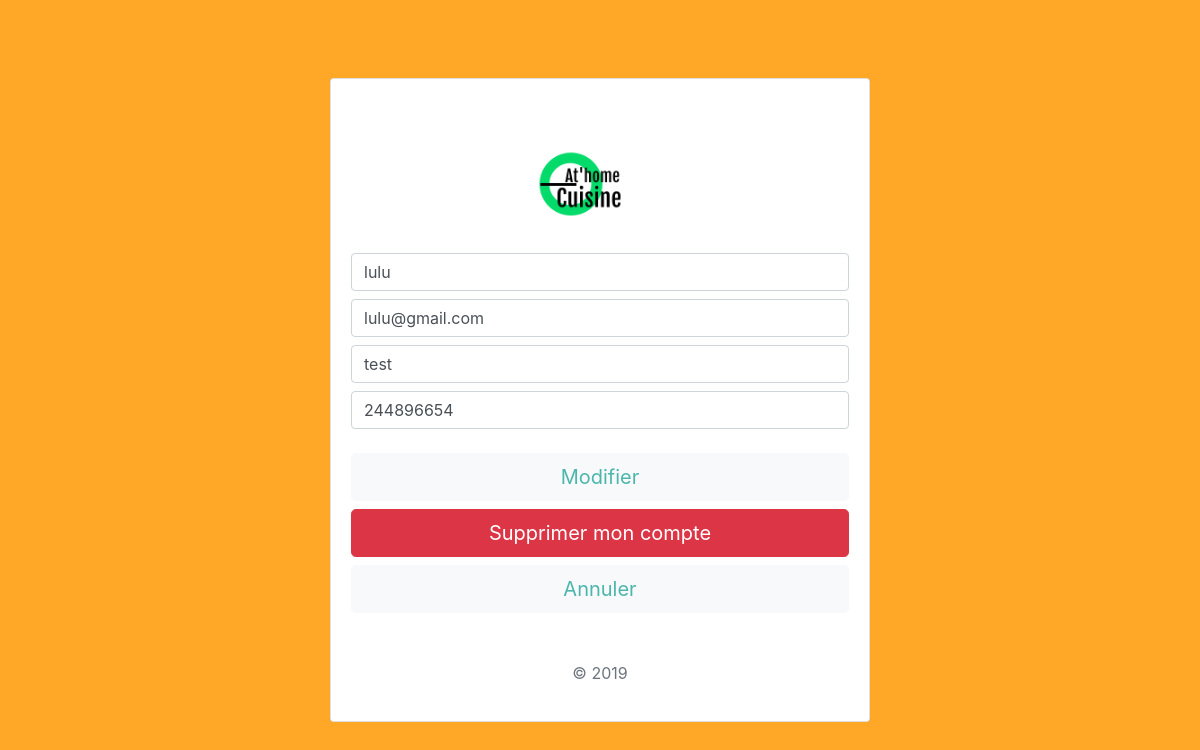
/views/updateProfil.php (signed in), run on the app's committed database.
### tables this page shows
CREATE TABLE `users` (
  `idUser` int(11) NOT NULL,
  `pseudo` varchar(65) NOT NULL,
  `password` char(65) NOT NULL,
  `mail` varchar(65) NOT NULL,
  `address` varchar(255) DEFAULT NULL,
  `phone` varchar(65) DEFAULT NULL,
  `image` varchar(255) DEFAULT NULL,
  `token` varchar(65) DEFAULT NULL,
  `active` int(11) DEFAULT NULL,
  `dateCreation` timestamp NOT NULL DEFAULT CURRENT_TIMESTAMP ON UPDATE CURRENT_TIMESTAMP,
  `idRole` int(11) DEFAULT NULL
);

### controlers/updateProfilControler.php (called while the page is built, shortened)
<?php
require_once "../models/databaseConnect.php";
require_once "../models/user.php";
if(isset($_SESSION['idUser'])){
    $idUser = intval($_SESSION['idUser']);
    $user = new user();
    $user -> idUser = $idUser;
    $listOneUser = $user -> listOneUser();
} else {
    header('location:../index.php');
}
?>

### models/databaseConnect.php (called while the page is built, shortened)
<?php
class database {
    public function __construct() {
        try
            {
                $this->db = new PDO('mysql:dbname=athomecuisine;host=localhost', 'khoursaaf', 'khoursa123', [PDO::ATTR_ERRMODE=>PDO::ERRMODE_EXCEPTION]);
            }
        catch(Exception $e)
            {
                die("Impossible de se connecter : " . $e->getMessage());
            }
    }
}

### models/user.php (called while the page is built, shortened)
<?php
class user extends database
{
    public function listOneUser(){
        $prepare = $this->db->prepare("SELECT * FROM `users` WHERE idUser = :idUser");
        $prepare->bindValue(':idUser', $this->idUser, PDO::PARAM_INT);
        if($prepare->execute()){
            $listOneUser = $prepare->fetch(PDO::FETCH_OBJ);
            return $listOneUser;
        } else {
            return false;
        }
    }
}

### views/updateProfil.php (the view, shortened to what this page needs)
<?php
require_once '../controlers/updateProfilControler.php';
?>
<!DOCTYPE html>
<html>
<head>
    <link rel="stylesheet" href="https://stackpath.bootstrapcdn.com/bootstrap/4.3.1/css/bootstrap.min.css">
    <link rel="stylesheet" href="../assets/css/style.css">
</head>
<body>
    <div class="container">
        <div class="row mt-4">
            <div class="col-sm-8 col-md-6 m-auto">
                <div class="card" id="card_connect">
                    <div class="card-body">
                        <form action="" method="post" class="form-signin mt-4">
                            <img class="mb-3 mt-3 logo_img" src="../assets/img/logo.png" alt="logo img" width="90" height="90">
                                <input type="text" name="inputPseudo" id="inputPseudo" class="form-control mb-2 mt-2" value="<?= $listOneUser->pseudo;?>" autofocus>
                                <input type="email" name="inputEmail" id="inputEmail" class="form-control mb-2" value="<?= $listOneUser->mail;?>" autofocus>
                                <input type="text" name="inputAddress" id="inputAddress" class="form-control mb-2 mt-2" value="<?= $listOneUser->address;?>" autofocus placeholder="Addresse">
                                <input type="text" name="inputPhone" id="inputPhone" class="form-control mb-2 mt-2" value="<?= $listOneUser->phone;?>" autofocus placeholder="Numéro de téléphone">
                            <button class="btn btn-lg btn-light btn-block button_all mt-4" type="submit" name="submitUpdate">Modifier</button>
                            <a class="btn btn-lg btn-danger btn-block" href="updateProfil.php?action=delete">Supprimer mon compte</a>
                            <button class="btn btn-lg btn-light btn-block button_all" type="submit" name="cancel">Annuler</button>
                            <p class="mt-5 mb-3 text-muted text-center">&copy; 2019</p>
                        </form>
                    </div>
                </div>
            </div>
        </div>
    </div>
</body>
</html>

### assets/css/style.css (style rules this page uses)
body { background-color:#ffa726 ; }
.logo_img { margin-left: 37%; }
#card_connect { margin-top: 10%; }
.button_all { color: #4db6ac; }

### data on the page
users: inputPseudo "lulu", inputEmail "lulu@gmail.com", inputAddress "test", inputPhone "244896654"
